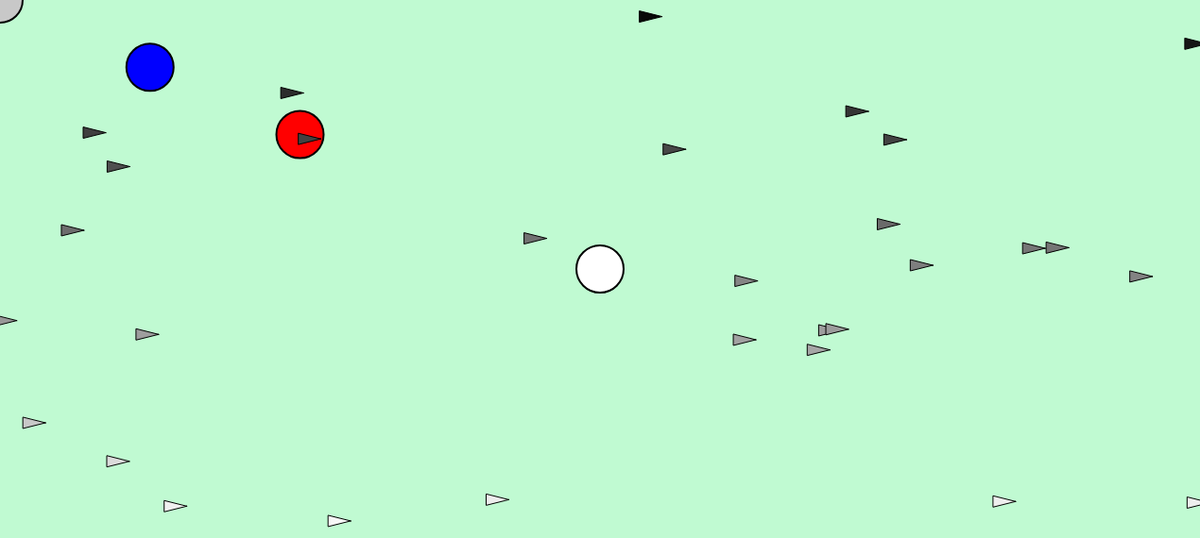
Frame 1 (no input)
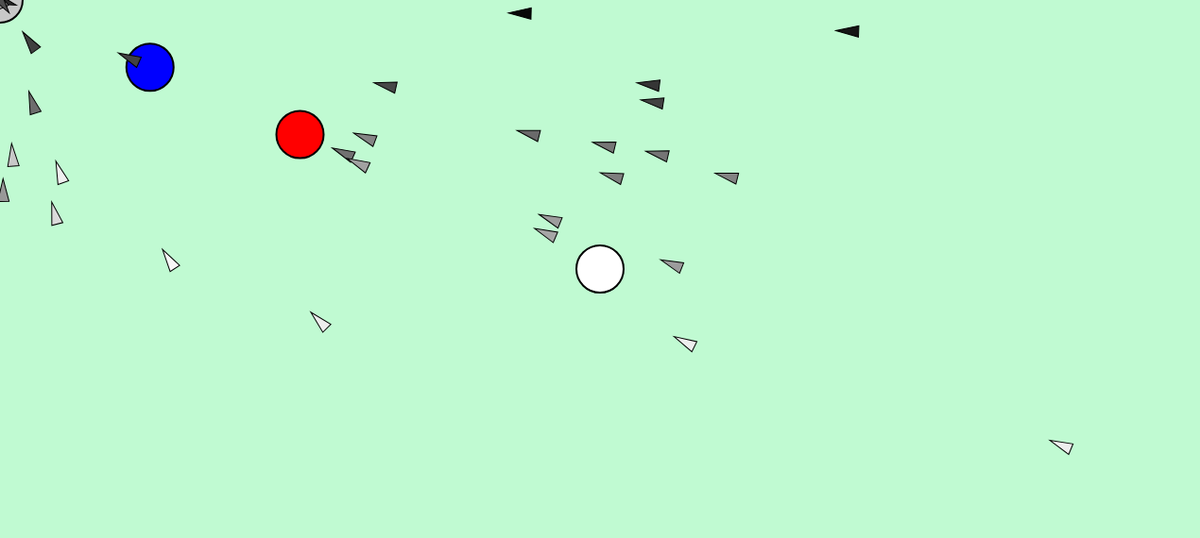
Frame 60 (no input)
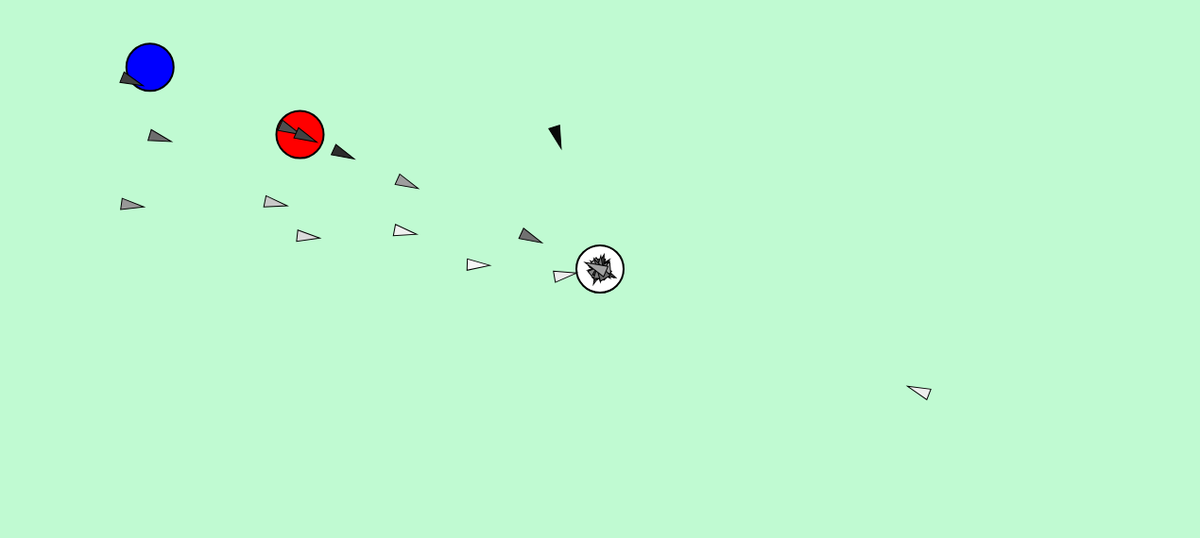
Frame 120 (the mouse pressed at the canvas centre since frame 60)

The p5.js sketch that drew these frames (run headless with seeded random() and noise() and a simulated clock; from frame 60 on, the mouse is pressed at the canvas centre):

// p5.js sketch
// ── sketch.js
//PSEUDO CODE

//class Vehicle

//properties - velocity, acceleration, size, color, position,

//actions - track/seek, move/apply force, collision, update

var r = 0;
var b = 255;

let vehicles = [];


function setup (){
	createCanvas(1270,570);

	let numVehicles = 30;
	for (let i = 0; i < numVehicles;i++) {
		v = new Vehicle(createVector(random(0, width), random(0, height)));
		v.color = (r, 0, b);
		v.maxSpeed = random(2, 8);
		vehicles.push(v);
	}
}

function draw (){
	background(192, 250, 210);
	fill(200);
	stroke(0);
	strokeWeight(2);
	noCursor();
	ellipse(mouseX, mouseY, 48, 48);

	fill(255);
	ellipse(width/2, height/2, 50, 50);

	fill(255, 0, 0);
	ellipse(width/4, height/4, 50, 50);

	fill(0, 0, 255);
	ellipse(width/8, height/8, 50, 50);

	for(let v of vehicles) {
		v.update();
		v.display();
		v.seek(createVector(mouseX, mouseY));
		if(v.position.x === width/2 && v.position.y === height/2){
			v.color = color(255);
			console.log("white");
		}

		if(v.position.x === width/4 && v.position.y === height/4){
			v.color = color(255, 0, 0);
			console.log("white");
		}

		if(v.position.x === width/8 && v.position.y === height/8){
			v.color = color(0, 0, 255);
			console.log("blue");
		}
	}
}
class Vehicle {
	constructor(position){

		r = map(position.x, 0, width, 0, 255);
		b = map(position.y, 0, height, 0, 255);

		this.position = position;
		this.velocity = createVector(0,0);
		this.acceleration = createVector(0,0);
		//r = size
		this.r = 6;
		this.color = color(random(255), random(255), random(255));
		this.maxSpeed = 4;
	}

	//seek target

	seek(target){
		//note that this.position is a vector
		//note that target is a vector
		//find the desired vector of travel by subtracting from target

		let desired = target.sub(this.position);

		desired.setMag(this.maxSpeed);

		//find the 'steering' vector

		let steer = desired.sub(this.velocity);
		this.applyForce(steer);
	}

	//apply force
	//this is how we move the car in given direction with given vector

	applyForce(force){
		this.acceleration.add(force);
		//note that we can do more physics simulation here
		//ex give car mass and calculate acceleration delta as A = F/M

	}

	//update
	//run simulation
	//update properties based on changes since last update

	update() {
		//update velocity
		this.velocity.add(this.acceleration);
		//update position
		this.position.add(this.velocity);

		//reset
		this.acceleration.mult(0);
	}
	//display
	display(){
		//draw triangle rotated in direction of velocity

		//get angle from velocity
		let theta = this.velocity.heading() + HALF_PI;

		//set drawing properties

		fill(this.color);
		stroke(0);
		strokeWeight(1);

		// if(this.position = width/2 && height/2){
		// 	this.color = color(255);
		// }

		// if(this.position = width/4 && height/4){
		// 	this.color = color(255, 0, 0);
		// }

		// if(this.position = width/8 && height/8){
		// 	this.color = color(0, 0, 255);
		// }

		// move center of the canvas to the vehicle's position
		translate(this.position.x, this.position.y);
		//rotate canvas to the heading calculated above
		rotate(theta);

		//draw triangle (vehicle shape)
		beginShape();
			vertex(0, -this.r*2);
			vertex(-this.r, this.r*2);
			vertex(this.r, this.r*2);
		endShape(CLOSE);


		//end transforms
		resetMatrix();
	}
}
